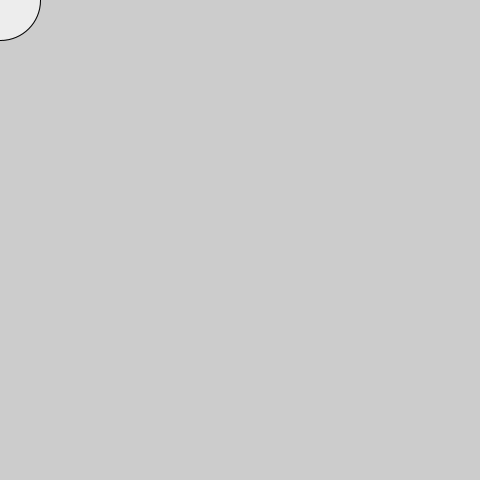
Frame 1 (no input)
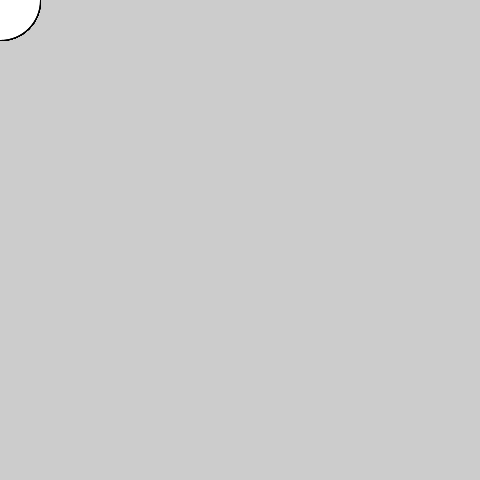
Frame 60 (the mouse pressed at the canvas centre just before this capture)
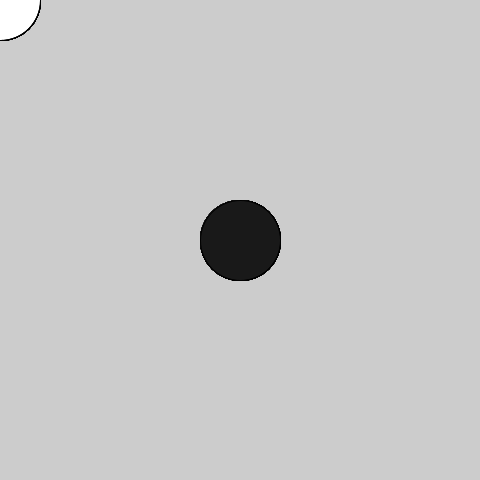
Frame 120 (the mouse held since frame 60 and released just before this capture)

The Processing sketch that drew these frames (run headless with seeded random() and noise(); from frame 60 on, the mouse is pressed at the canvas centre):

// Processing sketch: processing_85329
// ── processing_85329.pde

void setup () {
  size(480, 480);
  smooth();
}

void draw() {
  if (mousePressed) {
    fill(25);
  } else {
    fill(255,165);
  }
  ellipse(mouseX, mouseY, 80,80);
} 
